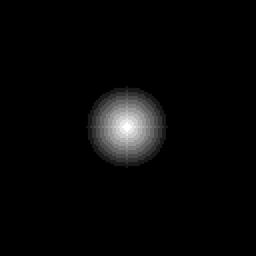
#> input picture DM_DEPLAGNE_HUGO_VIDEO_PROCESSING/1.png, 256 x 256 px, shrunk from 600 x 600 before the run
$ jupyter execute 'Motion Estimation Mesh Based.ipynb'   (shell and % lines are left out)
#> lines starting #> are read from the running program, lines starting #| are printed output that depends on the picture
[cell 1]
import cv2
import numpy as np
import math
import matplotlib.pyplot as plt
import copy
from tqdm import tqdm

### <p style="text-align: center; color: green;">Motion Estimation Mesh based</p>

#### We are going to show the motion estimation between two images with the mesh based method seen in class that derives from the node based one.

Let's recreate the Image class.

[cell 2]
class Image:

    def __init__(self, pathImg):
        self.img = cv2.imread(pathImg)
        self.grayImage = cv2.cvtColor(self.img, cv2.COLOR_BGR2GRAY)
        self.height, self.width = self.grayImage.shape[:2]

Let's load the two images

[cell 3]
img1 = Image('1.png')
#> in __init__, self.img is the input picture: shape (256, 256, 3); min 0, max 255, mean 7.5
img2 = Image('2.png')
#> call 2 of __init__, with pathImg = '2.png'
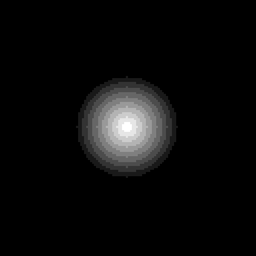
#> input picture DM_DEPLAGNE_HUGO_VIDEO_PROCESSING/2.png, 256 x 256 px, shrunk from 600 x 600 before the run
#> in __init__, self.img is the input picture: shape (256, 256, 3); min 0, max 255, mean 11.8

Defining constants :

[cell 4]
BLOCK_LEN = img1.grayImage.shape[0] // 4
#> BLOCK_LEN = 64
STEP = 4

Same methods as in node based.

[cell 5]
# Define the colors of the rectangles
colors = ['red', 'blue', 'green', 'purple', 'orange', 'brown', 'pink', 'gray', 'cyan', 'white']

# function returning the coordinates of the blocks from the image
def getBlocksCoordinates(img):
    blocksCoordinates = []
    len = img.shape[0] // BLOCK_LEN
    for i in range(len):
        for j in range(len):
            blocksCoordinates.append([[i*BLOCK_LEN, j*BLOCK_LEN], [(i+1)*BLOCK_LEN, j*BLOCK_LEN], [(i+1)*BLOCK_LEN, (j+1)*BLOCK_LEN], [i*BLOCK_LEN, (j+1)*BLOCK_LEN]])
    return blocksCoordinates

# function getting the all the coordinates inside of a block knowing its up left corner coordinates and its length
def getBlockPixels(nodes):
    array = []
    for i in range(nodes[0][0], nodes[2][0], STEP):
        for j in range(nodes[0][1], nodes[2][1], STEP):
            array.append([i, j])
    return array

Let's create a dictionnary that we will use to iterate over the nodes and that will tell us which blocks it is linked to.

[cell 6]
'''
    Function returning a dictionnary with
        node coordinates as keys
        list of the 4 indexes corresponding to the 4 blocks around the node
'''
def getNodesDict(img):
    nodesDict = {}
    width = img.shape[0] // BLOCK_LEN
    height = img.shape[1] // BLOCK_LEN
    for i in range(0, img.shape[0] + 1, BLOCK_LEN):
        for j in range(0, img.shape[1] + 1, BLOCK_LEN):
            indexes = []
            if i + BLOCK_LEN <= img.shape[0] and j + BLOCK_LEN <= img.shape[1]:
                indexes.append((i // BLOCK_LEN) * height + j // BLOCK_LEN)
            if i - BLOCK_LEN >= 0 and j - BLOCK_LEN >= 0:
                indexes.append((i // BLOCK_LEN - 1) * height + j // BLOCK_LEN - 1)
            if i - BLOCK_LEN >= 0 and j + BLOCK_LEN <= img.shape[1]:
                indexes.append((i // BLOCK_LEN - 1) * height + j // BLOCK_LEN)
            if j - BLOCK_LEN >= 0 and i + BLOCK_LEN <= img.shape[0]:
                indexes.append((i // BLOCK_LEN) * height + j // BLOCK_LEN - 1)

            nodesDict[(i, j)] = indexes
    return nodesDict

Now we rewrite the code defined in node based that will handle the computing of the energy for the blocks :

[cell 7]
def getInterpolation(corners):
    list_x = [corners[0][0], corners[1][0], corners[2][0], corners[3][0]]
    list_y = [corners[0][1], corners[1][1], corners[2][1], corners[3][1]]

    xmax, xmin, ymax, ymin = max(list_x), min(list_x), max(list_y), min(list_y)
    constant = (xmax-xmin)*(ymax-ymin)

    phi1 = lambda x,y : (xmax-x)*(ymax-y)/constant
    phi2 = lambda x,y : (x-xmin)*(ymax-y)/constant
    phi3 = lambda x,y : (x-xmin)*(y-ymin)/constant
    phi4 = lambda x,y : (xmax-x)*(y-ymin)/constant

    return phi1, phi2, phi3, phi4

def getDisplacement(corners, vectors):
    phi1, phi2, phi3, phi4 = getInterpolation(corners)
    sum = lambda x,y : phi1(x,y) * vectors[0] + phi2(x,y) * vectors[1] + phi3(x,y) * vectors[2] + phi4(x,y) * vectors[3]
    return sum

# function getting the intensity of a point in an image
def getIntensity(img, coordinate):
    return img[int(coordinate[0]), int(coordinate[1])]

# function computing the sum of quadratic displacement in a node between two images
def computeEnergyBlock(img1, img2, block, d):
    EDFD = 0
    for coordinate in getBlockPixels(block):
        newCoordinate = coordinate + d(coordinate[0], coordinate[1])

        newCoordinate[0] = max(0, min(int(newCoordinate[0]), img1.shape[0]-1))
        newCoordinate[1] = max(0, min(int(newCoordinate[1]), img1.shape[1]-1))

        I2 = getIntensity(img2, newCoordinate)
        I1 = getIntensity(img1, coordinate)
        if I2 < I1:
            EDFD += (I1 - I2) ** 2
        else:
            EDFD += (I2 - I1) ** 2
    return EDFD

We will just have to rewrite `getNodesDisplacement` a bit, and add a method to link the nodes we are iterating over with the nodes inside the circling blocks :

[cell 8]
# Method to update the nodes contained in blockVectors associated with indNode with the new value
def changeBlockNodeValue(indNode, blockVectors, idxsBlocks, value, axis, img1):
    copyBlockVectors = blockVectors.copy()
    len = img1.shape[0] // BLOCK_LEN
    for idxBlock in idxsBlocks:
        if idxBlock == indNode - idxBlock // len:
            copyBlockVectors[idxBlock][0][axis] += value
        if idxBlock == indNode - idxBlock // len - 1:
            copyBlockVectors[idxBlock][3][axis] += value
        if idxBlock == indNode - idxBlock // len - len - 1:
            copyBlockVectors[idxBlock][1][axis] += value
        if idxBlock == indNode - idxBlock // len - len - 2:
            copyBlockVectors[idxBlock][2][axis] += value
    return copyBlockVectors


# Function iterating through all nodes of an image,
# computing the gradient descent of each node and returning a list of all the vectors
def getNodesDisplacement(img1, img2, learningRate=1e-4, nbEpochs=5, h=2):
    blocks = getBlocksCoordinates(img1)
    nodesDict = getNodesDict(img1)
    nodes = list(nodesDict.keys())

    blockVectors = np.zeros((len(blocks), 4, 2))

    for epoch in tqdm(range(0,nbEpochs)):
        print("Epoch:", epoch + 1)
        for indNode, node in enumerate(nodes):
            energy = 0
            for idxBlock in nodesDict[node]:
                blockVector = blockVectors[idxBlock]
                block = blocks[idxBlock]

                d = getDisplacement(block, blockVector)
                energy += computeEnergyBlock(img1, img2, block, d)

            tmp_blockVectors = copy.deepcopy(blockVectors)
            for i in range(2):
                copy_tmp_blockVectors = changeBlockNodeValue(indNode, tmp_blockVectors, nodesDict[node], h, i, img1)
                newEnergy = 0
                for idxBlock in nodesDict[node]:
                    copy_tmp_blockVector = copy_tmp_blockVectors[idxBlock].copy()
                    copy_tmp_block = blocks[idxBlock]

                    d = getDisplacement(copy_tmp_block, copy_tmp_blockVector)
                    newEnergy += computeEnergyBlock(img1, img2, copy_tmp_block, d)
                blockVectors = changeBlockNodeValue(indNode, blockVectors, nodesDict[node], -learningRate * (newEnergy - energy) / h, i, img1)
    return blocks + blockVectors

[cell 9]
allNodes = getNodesDisplacement(img1.grayImage, img2.grayImage)
#> in getNodesDisplacement, `blocks = getBlocksCoordinates(img1)`: blocks = 16 items
#> in getNodesDisplacement, `nodesDict = getNodesDict(img1)`: nodesDict = 25 items
#> in getNodesDisplacement, `nodes = list(nodesDict.keys())`: nodes = 25 pairs, first value 0 to 256, second value 0 to 256
#> the loop in getNodesDisplacement, `for epoch in tqdm(range(0,nbEpochs)):` made 5 passes

# Create a figure and axis object
fig, ax = plt.subplots(1, figsize=(8, 8))
ax.imshow(img1.grayImage, cmap='gray')

# Plot the polygons
for i in range(len(allNodes)):
    node = plt.Polygon(allNodes[i], fill=False, edgecolor=colors[i % len(colors)], linewidth=1.5)
    ax.add_patch(node)
#> this loop made 16 passes

# Set the limits of the plot
ax.set_xlim(0, img1.width)
ax.set_ylim(img1.height, 0)

plt.show()
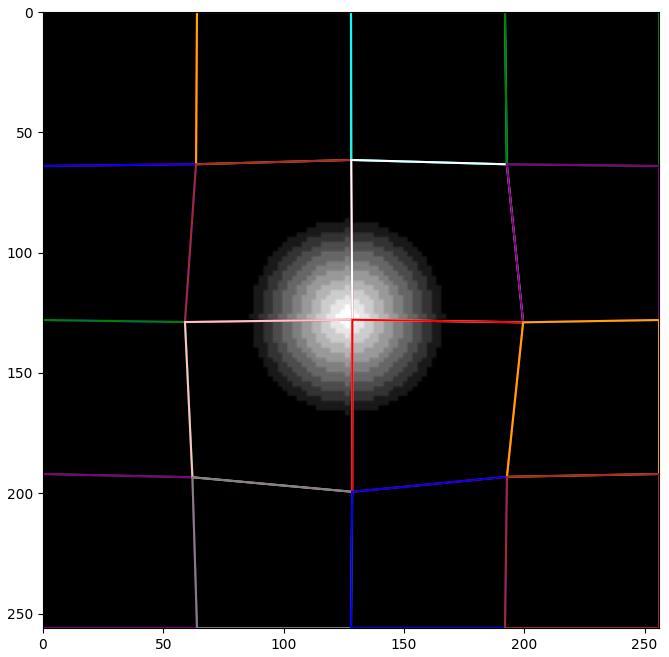
#> figure drawn by matplotlib, 1 panel
